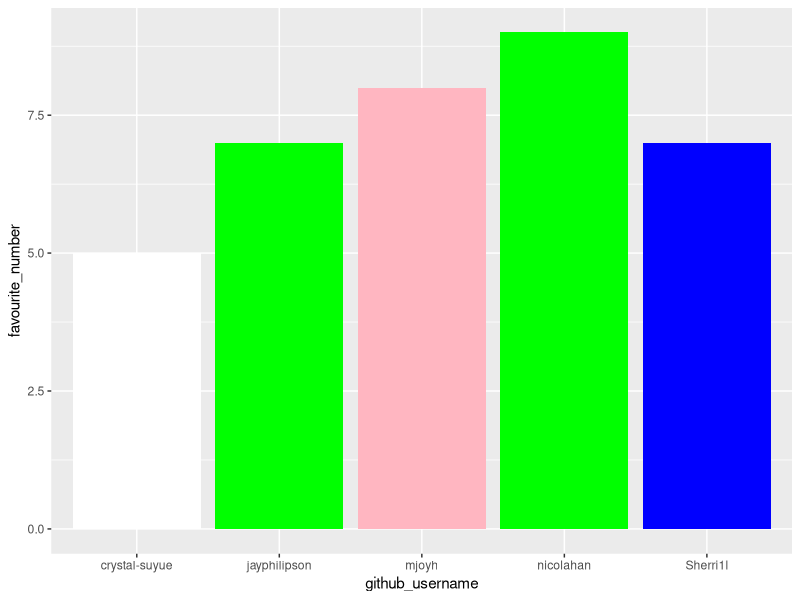
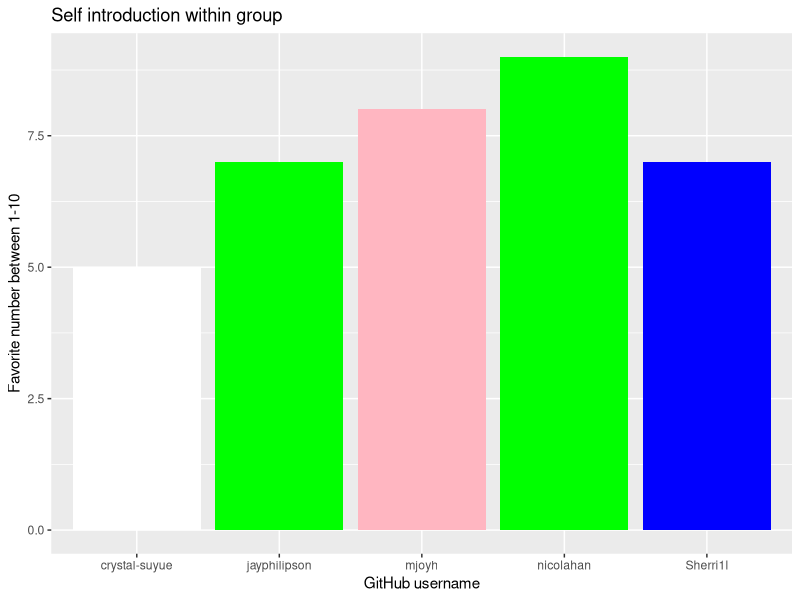
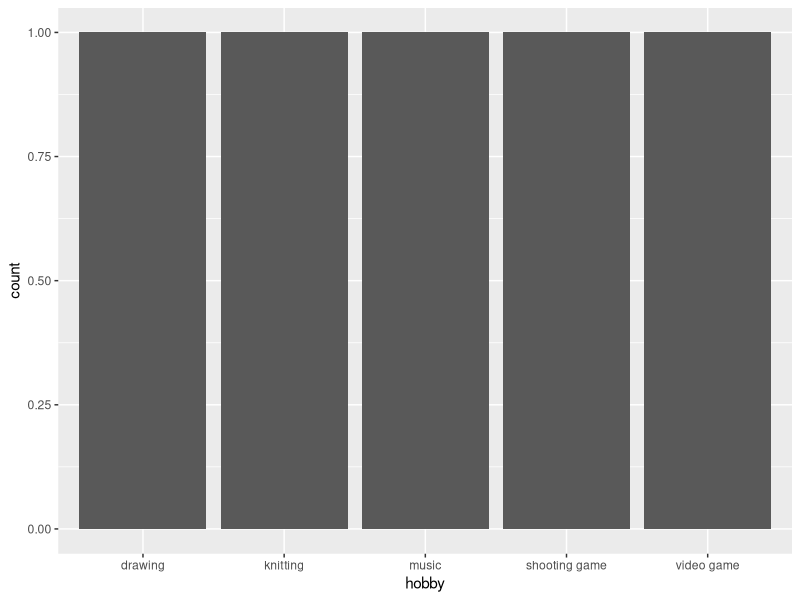

The R source for these figures, in order:
## ---- chunk 1
library(tidyverse) 
## ---- chunk 2
team_data <- tibble(
  name = c("Michaela", "Nicola", "Jay", 
           "Sherrill", "Crystal"),
  github_username = c("mjoyh", "nicolahan", "jayphilipson", 
                      "Sherri1l", "crystal-suyue"), 
  colour = c("lightpink", "green", "green", 
             "blue", "white"),
  hobby = c("music", "drawing", "knitting", 
            "video game", "shooting game"),
  favourite_number = c(8, 9, 7, 7, 5)
  )

team_data
## ---- chunk 3
p1 <- ggplot(data = team_data, 
             mapping = aes(x = github_username, 
                           y = favourite_number,
                           fill = colour), 
             ) +
   geom_col() +
   scale_fill_identity()
p1
## ---- chunk 4
p1 + labs(x = "GitHub username", 
          y = "Favorite number between 1-10",
          title = "Self introduction within group")
## ---- chunk 5
p2 <- ggplot(team_data, aes(x = hobby)) +
  geom_bar()
p2
